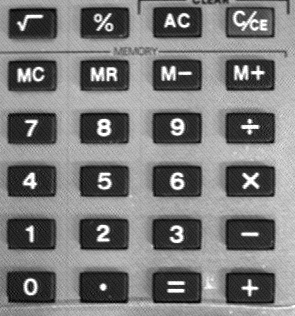
#> input picture figures/keyb.tif, 295 x 316 px, found by its file name
$ jupyter execute --allow-errors inversefiltering.ipynb   (shell and % lines are left out)
#> lines starting #> are read from the running program, lines starting #| are printed output that depends on the picture; long printed decimals are rounded
# Demonstração Filtro Inverso

A filtragem inversa é um método de restauração que tenta recuperar uma imagem que sofreu transformação por um filtro linear invariante (LTI) connhecido. O experimento mostrado aqui é apenas uma demonstração didática e consiste de uma imagem alterada por um filtro LTI conhecido na qual será aplicada a inversa deste filtro para recuperar a imagem original.

[cell 1]
#copia funções necessarias
import numpy as np

def iaptrans(f,t):
    g = np.empty_like(f)
    if f.ndim == 1:
        W = f.shape[0]
        col = np.arange(W)
        g = f[(col-t)%W]
    elif f.ndim == 2:
        H,W = f.shape
        rr,cc = t
        row,col = np.indices(f.shape)
        g = f[(row-rr)%H, (col-cc)%W]
    elif f.ndim == 3:
        Z,H,W = f.shape
        zz,rr,cc = t
        z,row,col = np.indices(f.shape)
        g = f[(z-zz)%Z, (row-rr)%H, (col-cc)%W]
    return g
#-------------------------------------

def iafftshift(f):
    return iaptrans(f, np.array(f.shape)//2)
#-------------------------------------

def bwlp(fsize, tc, n, option='circle'):

    def test_exp(x, y):
        try:
            return x**(2*y)
        except:
            return 1E300 # Infinito!

    rows, cols = fsize[0], fsize[1]
    mh, mw = rows//2, cols//2
    rr, cc = np.meshgrid(np.arange(-mh,rows-mh), np.arange(-mw,cols-mw), indexing='ij') # center

    if str.find(str.upper(option), 'SQUARE') != -1:
        H = 1./(1.+(sqrt(2)-1)*(maximum(abs(1.*rr/rows) , abs(1.*cc/cols))*tc)**(2*n))
    else:
        aux1 = np.ravel(np.sqrt(((1.*rr)/rows)**2 + ((1.*cc)/cols)**2)*tc)
        aux2 = 0.*aux1 + n
        aux = np.reshape(list(map(test_exp, aux1, aux2)), cc.shape)
        H = 1./(1+(np.sqrt(2)-1)*aux)
    H = iafftshift(H)
    return H
#-------------------------------------

## Imagem original e imagem filtrada

A imagem original será filtrada por meio de um filtro butterworth (cuttoff de 16 pixels e ordem 4). O efeito é similar ao de uma imagem fora de foco.

[cell 2]
import numpy as np

import matplotlib.pyplot as plt
import matplotlib.image as mpimg
import sys,os
ea979path = os.path.abspath('../../')
if ea979path not in sys.path:
    sys.path.append(ea979path)
import ea979.src as ia
os.chdir('../data')

f = mpimg.imread('keyb.tif').astype(float)
#> f: shape (316, 295) float64; min 0, max 255, mean 123.3

F = np.fft.fft2(f)
H = bwlp(f.shape, 16, 4)
G = F*H
g = np.fft.ifft2(G)

#> (the rest of this cell did not finish here and is left out)

## Visualiza espectro
Observar a imagem filtrada no dominio da frequencia e a inversa do espectro do filtro

[cell 3]
IH = 1.0/H

#> (the rest of this cell did not finish here and is left out)

## Aplicar o filtro inverso
Aplicar o filtro inverso, ou seja, multiplicar o espectro da imagem filtrada pelo inverso do espectro do filtro utilizado.
Após isso, reconstruir a imagem e comparar com a original.

[cell 4]
FR = G*IH
fr = np.fft.ifft2(FR).real

#> (the rest of this cell did not finish here and is left out)

## Adicionando ruído

A seguir, o mesmo processo é repetido, porém, a imagem filtrada é arredondada para numeros inteiros antes de aplicar o filtro inverso.

[cell 5]
f = mpimg.imread('keyb.tif').astype(float)
F = np.fft.fft2(f)
H = bwlp(f.shape, 16, 4)
G = F*H
g = np.fft.ifft2(G).real
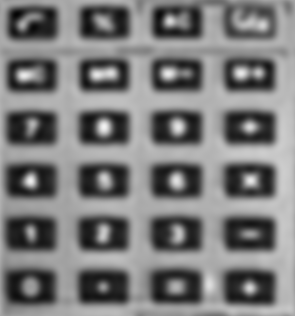
#> g: shape (316, 295) float64; min 4.51, max 242.9, mean 123.3

gfix = np.floor(g)
Gfix = np.fft.fft2(gfix)
IH = 1.0/H

FRfix = Gfix*IH
frfix = np.fft.ifft2(FRfix).real
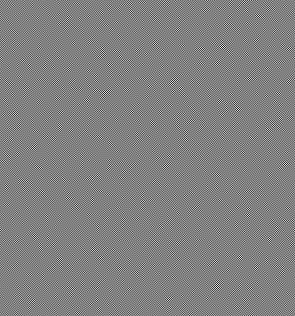
#> frfix: shape (316, 295) float64; min -15787793.5, max 15348696.1, mean 122.8; drawn with min black and max white

#> (the rest of this cell did not finish here and is left out)

Note que a imagem reconstruída (dominio espacial e frequencia) parece conter apenas ruído. Isso ocorre pois o arredondamento da imagem filtrada é equivalente a introduzir um ruído de alta frequencia. Ao aplicar o filtro inverso, estamos aplicando um filtro passa alta o que intensifica os componentes de alta frequencia.

Como introduzimos um ruído de alta frequencia na imagem, este passa a ser dominante distorcendo toda a imagem e impedindo a reconstrução da visualização original.

[cell 6]
fn = g - gfix
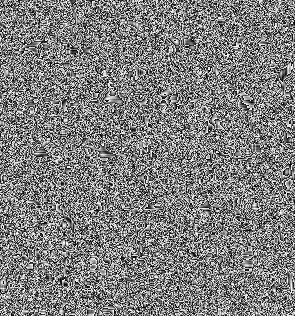
#> fn: shape (316, 295) float64; min 9.3e-06, max 1, mean 0.499
print('Media do ruído introduzido:',fn.mean())
#| Media do ruído introduzido: 0.4994
print('Min do ruído introduzido:',fn.min())
#| Min do ruído introduzido: 9.296351777265954e-06
print('Max do ruído introduzido:',fn.max())
#| Max do ruído introduzido: 1

FN = np.fft.fft2(fn)
FNI = FN*IH
fni = np.fft.ifft2(FNI).real
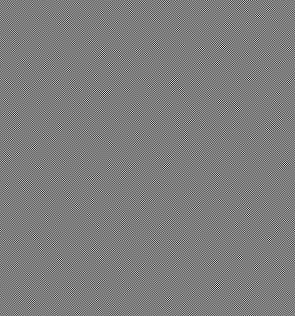
#> fni: shape (316, 295) float64; min -15348654.8, max 15787958.4, mean 0.5; drawn with min black and max white
print('\nMin do ruído restaurado:',fni.min())
#| Min do ruído restaurado: -15348654.784
print('Max do ruído restaurado:',fni.max())
#| Max do ruído restaurado: 15787958.431
print('Min da imagem original:',f.min())
#| Min da imagem original: 0.0
print('Max da imagem original:',f.max())
#| Max da imagem original: 255.0
print('\nNote que os valores absolutos do ruído são muito maiores que o valor dos pixels da imagem original.')
print('Assim sendo, a imagem restaurada será dominada pelo ruído devido a amplificação introduzida pela filtragem inversa.')

#> (the rest of this cell did not finish here and is left out)

## outra possibilidade... encontrar o filtro utilizado

Uma outra possibilidade que segue a mesma lógica do filtro inverso, seria encontrar o filtro (h) utilizado em uma dada imagem, conhendo a imagem original (f) e a imagem filtrada (g).

O exemplo a baixo mostra essa solução. Note que os passos são os mesmos do filtro inverso, porém na frequencia temos G = F * H, de tal forma que H = G/F e por fim h = ifft(H)

[cell 7]
f = mpimg.imread('keyb.tif').astype(float)

F = np.fft.fft2(f)
H = np.zeros_like(F)

r,c = np.indices( (316, 295) )
H = ( (r-316//2)**2 + (c-295//2)**2 < 60**2)
#> (the rest of this cell did not finish here and is left out)

## Adicionando ruído
Note que o mesmo problema ocorre ao adicionar ruído na imagem filtrada. O filtro reconstruído não é mais idêntico ao original.

[cell 8]
f = mpimg.imread('keyb.tif').astype(float)

F = np.fft.fft2(f)
H = np.zeros_like(F)

r,c = np.indices( (316, 295) )
H = ( (r-316//2)**2 + (c-295//2)**2 < 60**2)
#> (the rest of this cell did not finish here and is left out)

## Resolvendo o problema do ruído

Existem diversos métodos para resolver o problema do filtro inverso em uma imagem com ruído. Aqui apresentamos 2 deles no calculo do filtro inverso sobre a imagem filtrada e arredondada.

### Wiener Filtering
Dado um filtro H, o seu inverso é calculado como H*/(|H|² + K), onde K deve ser a densidade espectral média dos ruídos presentes na imagem.

Para o caso K=0, obtemos o mesmo resultado do filtro inverso direto.

A imagem restaurada ainda que não seja identica a original, apresenta uma boa qualidade dado o ruído inserido.

[cell 9]
f = mpimg.imread('keyb.tif').astype(float)
F = np.fft.fft2(f)
H = bwlp(f.shape, 16, 4)
G = F*H
g = np.fft.ifft2(G).real
g = np.floor(g)
G = np.fft.fft2(g)

IH = np.conjugate(H) / (np.abs(H)**2 + 1/(316*295))
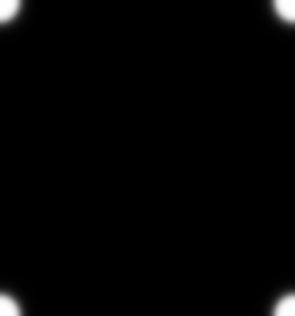
#> H: shape (316, 295) float64; min 9.12e-09, max 1, mean 0.017

FR = G*IH
fr = np.fft.ifft2(FR).real
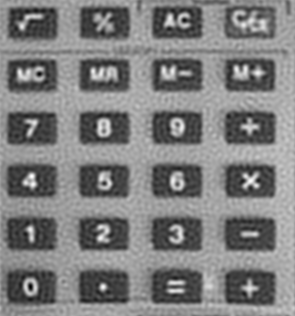
#> fr: shape (316, 295) float64; min -46.68, max 293.7, mean 122.8; drawn with min black and max white

#> (the rest of this cell did not finish here and is left out)

## Pseudo inversa
Nesse método, uma frequencia (ou periodo) de corte é definida sobre o filtro inverso de maneira a não intensificar as altas frequencias (ou ruídos) ao restaurar a imagem.

IH = 1/H quando |H|> T

IH = 0 quando   |H|<=T

A imagem restaurada ainda que não seja identica a original, apresenta uma boa qualidade dado o ruído inserido.

[cell 10]
f = mpimg.imread('keyb.tif').astype(float)
F = np.fft.fft2(f)
H = bwlp(f.shape, 16, 4)
G = F*H
g = np.fft.ifft2(G).real
g = np.floor(g)
G = np.fft.fft2(g)

T = 1/(200)
IH = np.where(np.abs(H)>T,1./H,0)

FR = G*IH
fr = np.fft.ifft2(FR).real

#> (the rest of this cell did not finish here and is left out)

$ run again, with figures/astablet.tif copied over figures/keyb.tif
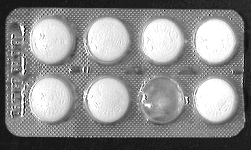
#> input picture figures/astablet.tif, 251 x 150 px, found by its file name
#| Media do ruído introduzido: 0.5
#| Min do ruído introduzido: 3.1127430844435366e-05
#| Max do ruído introduzido: 1
#> `fni = np.fft.ifft2(FNI).real`:
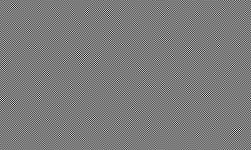
#> fni: shape (150, 251) float64; min -14789865.7, max 15644591.5, mean 0.5; drawn with min black and max white
#| Min do ruído restaurado: -14789865.736
#| Max do ruído restaurado: 15644591.508
#| Min da imagem original: 0.0
#| Max da imagem original: 255.0
#> `fr = np.fft.ifft2(FR).real`:
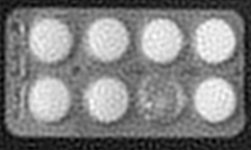
#> fr: shape (150, 251) float64; min -9.58, max 281.9, mean 139.5; drawn with min black and max white
